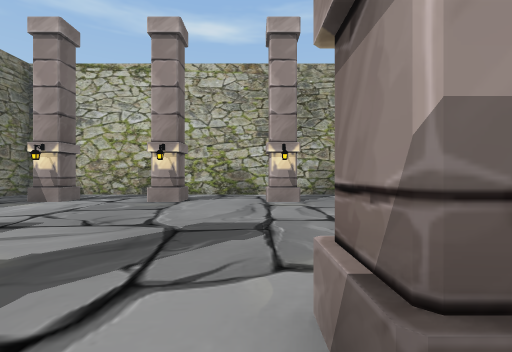
view 1 (above)

12 first-person views from a walk through a scene from a Unity 3-D project. The camera is 1.4 m above the floor, looks level and sees 85° across. The floor is counted in squares, 2 m on a side. Each view is taken from the middle of a square. On the plan, view 1 faces up. The plan holds only what a view shows up to about 9 squares ahead; the rest is blank. The player character is not drawn. Some surface patterns are stand-ins.

view 2
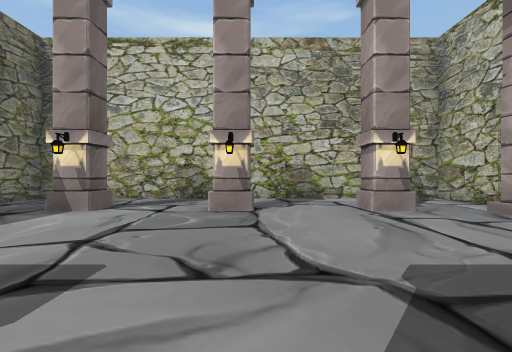

view 3
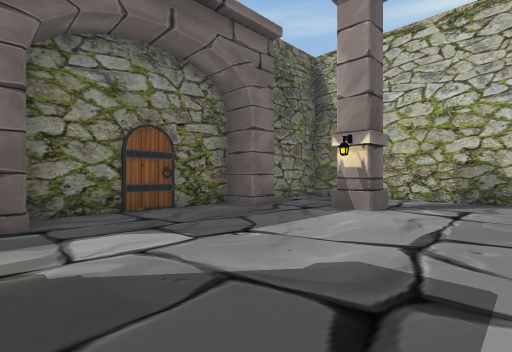

view 4
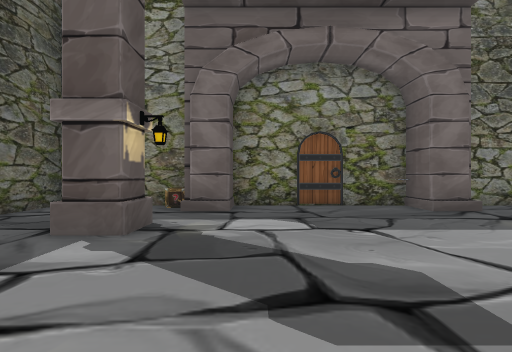

view 5
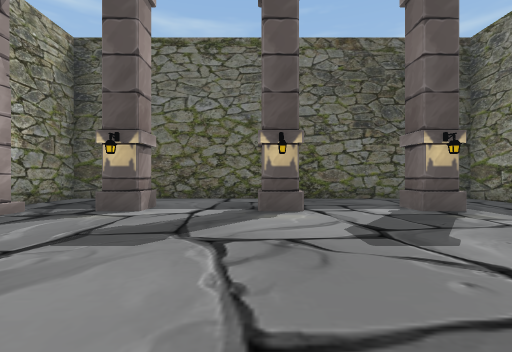

view 6
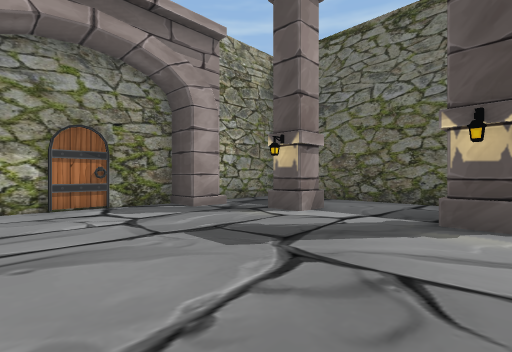

view 7
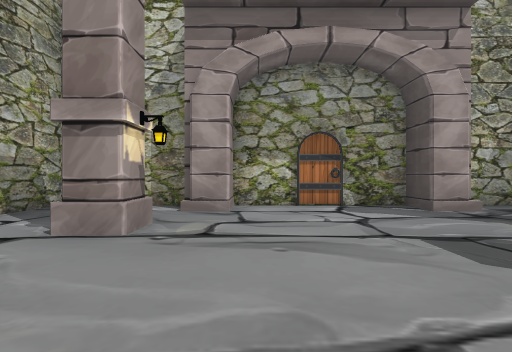

view 8
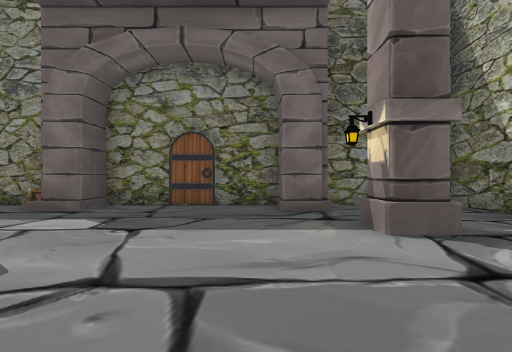

view 9
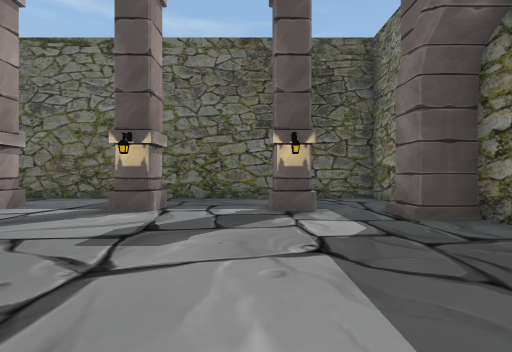

view 10
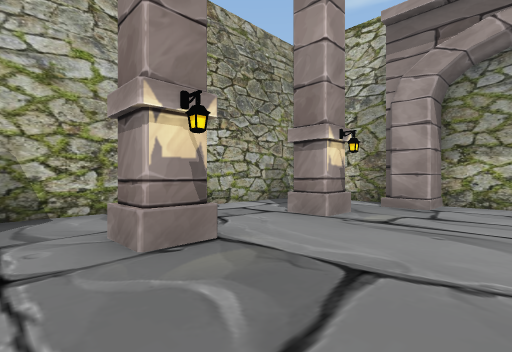

view 11
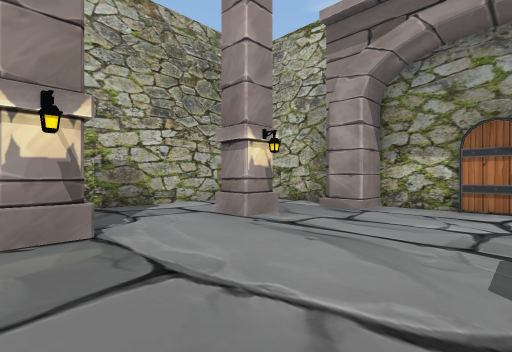

view 12
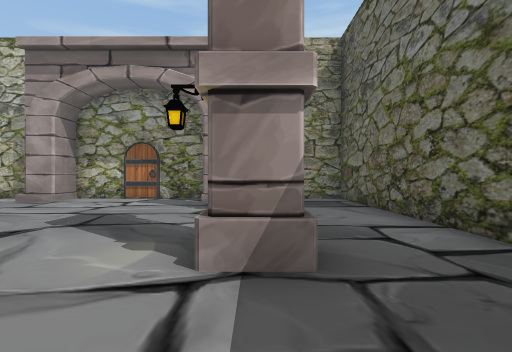

### Floor plan
Points are (right, up) in squares from view 1. A wall is a line through its corners. A room is listed if a view was taken in it or the views show most of it. See-through windows are left out.
Room 1 (views 1, 2, 3, 4, 5, 6, 7, 8, 9, 10, 11, 12)
walls: (-2.1, 8.5) (-2.1, 7.6) (-2.9, 7.6) (-2.9, 8.5); (-5.4, 8.5) (-5.4, 7.6) (-6.2, 7.6); (-2.9, 0.5) (-2.9, 1.4) (-2, 1.4); (-6.2, 1.4) (-5.4, 1.4) (-5.4, 0.5); (1.2, 7.6) (0.4, 7.6) (0.4, 8.5); (-7.6, 7.5) (-7.6, 6.5) (-8.6, 6.5) (-8.6, 2.5) (-7.6, 2.5) (-7.6, 1.5); (0.4, 0.5) (0.4, 1.4) (1.2, 1.4); (2.6, 1.5) (2.6, 2.5) (3.6, 2.5) (3.6, 6.5) (2.6, 6.5) (2.6, 7.5); (-8.6, 1.4) (-8.6, -1.6) (3.6, -1.6) (3.6, 1); (3.6, 7.6) (3.6, 10.6) (-8.6, 10.6) (-8.6, 7.6)
objects: other object (-8, 1)

Where each view was taken, in squares from view 1:
view 1: 0 up, 0 right, facing up
view 2: 2 up, 2 left, facing up
view 3: 2 up, 3 left, facing up-left
view 4: 3 up, 2 left, facing left
view 5: 7 up, 2 left, facing down
view 6: 6 up, 3 left, facing down-right
view 7: 6 up, 3 left, facing right
view 8: 6 up, 2 left, facing left
view 9: 7 up, 5 left, facing down
view 10: 5 up, 4 left, facing up-right
view 11: 4 up, 3 left, facing up-right
view 12: 1 up, 5 left, facing right
